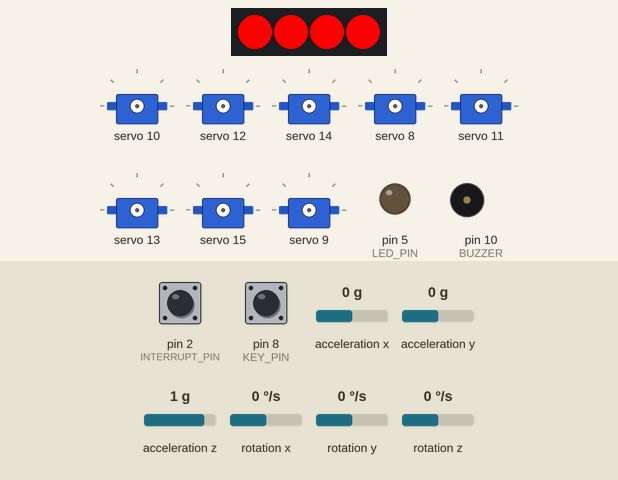
This sketch was run on a simulated Arduino Mega 2560, built with avr-gcc and run on an emulated ATmega2560. On the bench: 4 RGB LEDs in strip order, left to right, 8 × servo, output pins drawn as LEDs (lit = HIGH), buzzer (waves = sounding). The inputs (shaded band) are chosen by the test bench; at power-on: rotation z 0 °/s, pin 8 (KEY_PIN) HIGH, acceleration x 0 g, acceleration y 0 g, pin 2 (INTERRUPT_PIN) LOW, acceleration z 1 g, rotation x 0 °/s, rotation y 0 °/s. The strip is taken to match the declared colour order; the sensor or clock chip raises its interrupt line as the real part does.

Above: at 4.8 s.
4.9 s: rotation z set to -2 °/s
At 6.59 s:
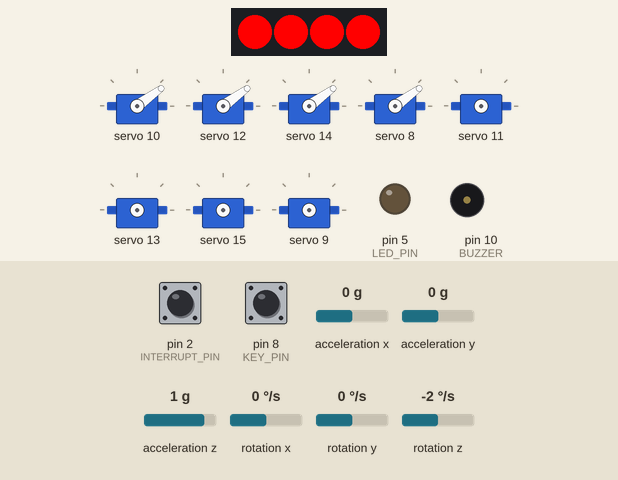
7.9 s: pin 8 (KEY_PIN) pulled LOW for 0.15 s
At 8.71 s:
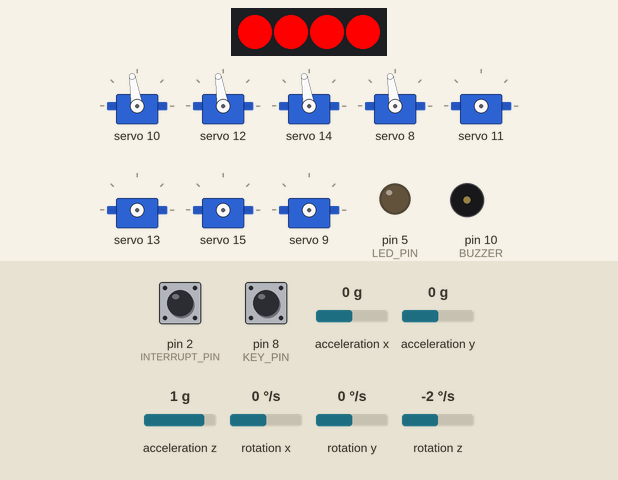
10.9 s: rotation z set to -192 °/s
At 13.2 s:
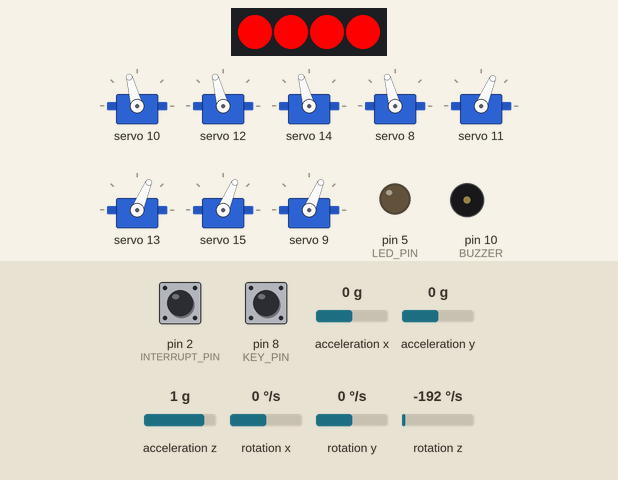
13.9 s: acceleration x set to -1.4 g
16.9 s: acceleration y set to -1.4 g
At 18.7 s:
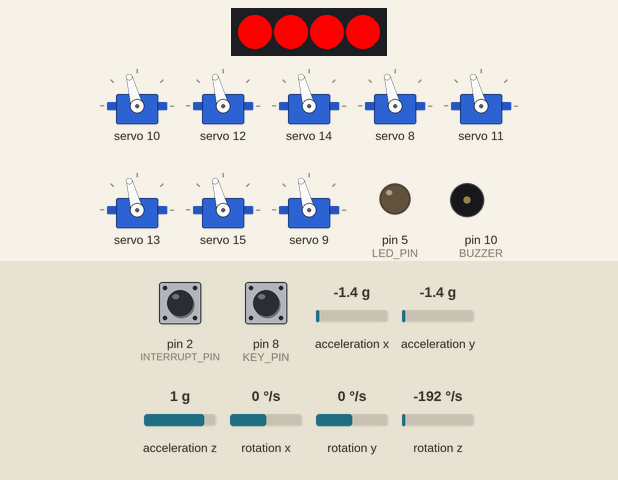
19.9 s: pin 8 (KEY_PIN) pulled LOW for 1 s
At 24.2 s:
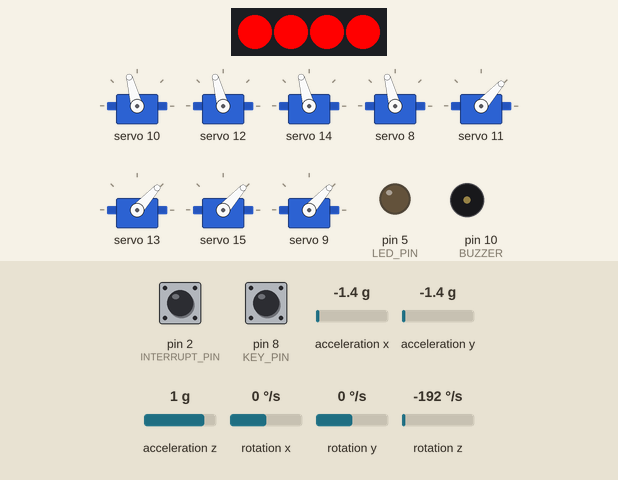
Timing chart, 0 to 27.0 s (numbered marks = the images above; inputs shaded):
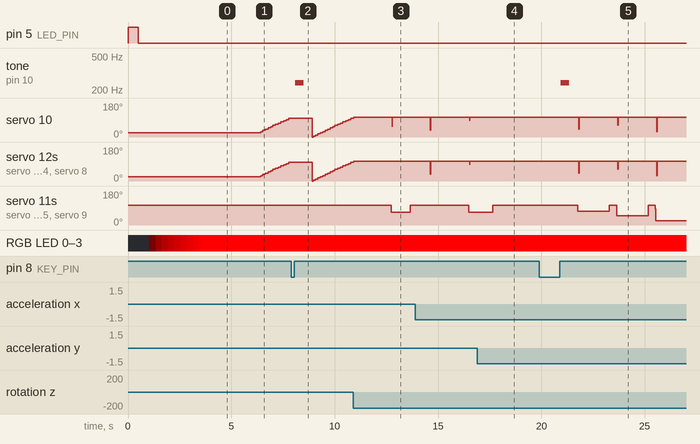

The sketch:

Stabilize.ino
```cpp
// (licence header left out)
//Import library file
#include <Adafruit_NeoPixel.h>
#include <Adafruit_PWMServoDriver.h>
#include <Arduino.h>
#include <I2Cdev.h>
#include <MPU6050_6Axis_MotionApps_V6_12.h>

#if I2CDEV_IMPLEMENTATION == I2CDEV_ARDUINO_WIRE
#include "Wire.h"
#endif

#define ENABLE_DEBUG1

#define KEY_PIN 8		//Define button pins
#define INTERRUPT_PIN 2 //Define MPU6050 pins
#define LED_PIN 5
#define RGB_PIN 9		//Define RGB pins
#define MAX_LED 4		//Car with 4 RGB lights
#define BUZZER 10		//Define buzzer pins

//MPU6050、pca9685、RGB
MPU6050 mpu = MPU6050(0x68);
Adafruit_PWMServoDriver pwm = Adafruit_PWMServoDriver(0x40);
Adafruit_NeoPixel strip = Adafruit_NeoPixel(MAX_LED, RGB_PIN, NEO_RGB + NEO_KHZ800);

// MPU CarSpeedControl/status vars
bool dmpReady = false;  // set true if DMP init was successful
uint8_t mpuIntStatus;   // holds actual interrupt status byte from MPU
uint8_t devStatus;		// return status after each device operation (0 = success, !0 = error)
uint16_t packetSize;	// expected DMP packet size (default is 42 bytes)
uint16_t fifoCount;		// count of all bytes currently in FIFO
uint8_t fifoBuffer[64]; // FIFO storage buffer

// orientation/motion vars
Quaternion q;		 // [w, x, y, z]         quaternion container
VectorInt16 aa;		 // [x, y, z]            accel sensor measurements
VectorInt16 gy;		 // [x, y, z]            gyro sensor measurements
VectorInt16 aaReal;  // [x, y, z]            gravity-free accel sensor measurements
VectorInt16 aaWorld; // [x, y, z]            world-frame accel sensor measurements
VectorFloat gravity; // [x, y, z]            gravity vector
float euler[3];		 // [psi, theta, phi]    Euler angle container
float ypr[3];		 // [yaw, pitch, roll]   yaw/pitch/roll container and gravity vector

volatile bool mpuInterrupt = false; // indicates whether MPU interrupt pin has gone high
void dmpDataReady()
{
	mpuInterrupt = true;
}

const char wheel[4][2] = {{10, 11}, {13, 12}, {15, 14}, {8, 9}};
float wheel_speed[4];
int CarSpeedControl = 40;

int carDir = 0; //Car self-stabilizing adjustment flag, 0 is adjustment (stop), 1 is non-adjustment (remote control)

/*====================================================================================================
PID Function
The PID (Proportional, integral, differential) function is used in mainly
CarSpeedControl applications. PIDCalc performs one iteration of the PID
algorithm.
While the PID function works, main is just a dummy program showing
a typical usage.
=====================================================================================================*/
typedef struct
{
	float SetPoint;   //Desired value
	float Proportion; //Proportional Const
	float Integral;   //Integral Const
	float Derivative; //Derivative Const
	float LastError;  // Error[-1]
	float PrevError;  // Error[-2]
	float SumError;   // Sums of Errors
} PID;

float PIDCal_Stabilize(PID pid, float nowValue);

/*====================================================================================================/
PID Calculation section
=====================================================================================================*/
PID alpha_PID = {0, 5, 0, 0.1, 0, 0, 0};
float alpha_Work = 0;

/**
* Function       mpu6050_getdata
* @author        chengengyue
* @date          2019.10.08
* @brief         Read Mpu6050 Data
* @param[in1]	   void
* @param[out]    void
* @par History   no
*/
void mpu6050_getdata()
{
	// if programming failed, turn off LED8 and don't try to do anything
	if (!dmpReady)
	{
		digitalWrite(LED_PIN, HIGH); // turn off LED9
		return;
	}

	// reset interrupt flag and get INT_STATUS byte
	mpuInterrupt = false;
	mpuIntStatus = mpu.getIntStatus();

	// get current FIFO count
	fifoCount = mpu.getFIFOCount();

	// check for overflow (this should never happen unless our code is too inefficient)
	if ((mpuIntStatus & _BV(MPU6050_INTERRUPT_FIFO_OFLOW_BIT)) || fifoCount >= 1024)
	{
		// reset so we can continue cleanly
		mpu.resetFIFO();
		fifoCount = mpu.getFIFOCount();
		// Serial.println(F("FIFO overflow!"));

		// otherwise, check for DMP data ready interrupt (this should happen frequently)
	}
	else if (mpuIntStatus & _BV(MPU6050_INTERRUPT_DMP_INT_BIT))
	{
		// wait for correct available data length, should be a VERY short wait
		while (fifoCount < packetSize)
			fifoCount = mpu.getFIFOCount();

		// read a packet from FIFO
		mpu.getFIFOBytes(fifoBuffer, packetSize);

		// track FIFO count here in case there is > 1 packet available
		// (this lets us immediately read more without waiting for an interrupt)
		// fifoCount -= packetSize;

		// display Euler angles in degrees
		mpu.dmpGetQuaternion(&q, fifoBuffer);
		mpu.dmpGetGravity(&gravity, &q);
		mpu.dmpGetYawPitchRoll(ypr, &q, &gravity);
		mpu.dmpGetAccel(&aa, fifoBuffer);

#ifdef ENABLE_DEBUG
		Serial.print(ypr[0] * 180 / M_PI);
		Serial.println("");
#endif

		digitalWrite(LED_PIN, LOW); //turn on LED9
	}
}

/**
* Function       initMPU6050
* @author        chengengyue
* @date          2019.10.08
* @brief         MPU6050
* @param[in1]	   void
* @param[out]    void
* @par History   no
*/
void initMPU6050()
{
	mpu.initialize();

	// verify connection
	bool mpu_state = mpu.testConnection();

#ifdef ENABLE_DEBUG
	Serial.println(F("Testing device connections..."));
	Serial.println(mpu_state ? F("MPU6050 connection successful") : F("MPU6050 connection failed"));

	// load and configure the DMP
	Serial.println(F("Initializing DMP..."));
#endif
	devStatus = mpu.dmpInitialize();

	// supply your own gyro offsets here, scaled for min sensitivity
	mpu.setXGyroOffset(51);
	mpu.setYGyroOffset(8);
	mpu.setZGyroOffset(21);
	mpu.setXAccelOffset(1150);
	mpu.setYAccelOffset(-50);
	mpu.setZAccelOffset(1060);

	// make sure it worked (returns 0 if so)
	if (devStatus == 0)
	{
		// Calibration Time: generate offsets and calibrate our MPU6050
		mpu.CalibrateAccel(6);
		mpu.CalibrateGyro(6);

#ifdef ENABLE_DEBUG
		Serial.println();
		mpu.PrintActiveOffsets();
		// turn on the DMP, now that it's ready
		Serial.println(F("Enabling DMP..."));
#endif

		// enable Arduino interrupt detection
		mpu.setDMPEnabled(true);

#ifdef ENABLE_DEBUG
		Serial.print(F("Enabling interrupt detection (Arduino external interrupt "));
		Serial.print(digitalPinToInterrupt(INTERRUPT_PIN));
		Serial.println(F(")..."));
#endif

		attachInterrupt(digitalPinToInterrupt(INTERRUPT_PIN), dmpDataReady, RISING);
		mpuIntStatus = mpu.getIntStatus();

#ifdef ENABLE_DEBUG
		// set our DMP Ready flag so the main loop() function knows it's okay to use it
		Serial.println(F("DMP ready! Waiting for first interrupt..."));
#endif

		dmpReady = true;

		// get expected DMP packet size for later comparison
		packetSize = mpu.dmpGetFIFOPacketSize();
		digitalWrite(LED_PIN, LOW); //Initialization completed, turn on LED D9 indicator
	}
	else
	{

#ifdef ENABLE_DEBUG
		// ERROR!
		// 1 = initial memory load failed
		// 2 = DMP configuration updates failed
		// (if it's going to break, usually the code will be 1)
		Serial.print(F("DMP Initialization failed (code "));
		Serial.print(devStatus);
		Serial.println(F(")"));
#endif

		digitalWrite(LED_PIN, HIGH); //Initialization failed, turn off the LED D9 indicator
	}
}

/**
* Function       brake
* @author        chengengyue
* @date          2019.10.08
* @brief         car stop
* @param[in]     void
* @param[out]    void
* @retval        void
* @par History   no
*/
void brake()
{
	pwm.setPWM(8, 0, 0);
	pwm.setPWM(9, 0, 0);
	pwm.setPWM(11, 0, 0);
	pwm.setPWM(10, 0, 0);

	pwm.setPWM(12, 0, 0);
	pwm.setPWM(13, 0, 0);
	pwm.setPWM(14, 0, 0);
	pwm.setPWM(15, 0, 0);
}

/**
* Function       clearRGB
* @author        chengengyue
* @date          2019.10.08
* @brief         set onboard RGB off
* @param[in1]    void
* @param[out]    void
* @retval        void
* @par History   no
*/
void clearRGB()
{
	uint32_t color = strip.Color(0, 0, 0);
	for (uint8_t i = 0; i < MAX_LED; i++)
	{
		strip.setPixelColor(i, color);
	}
	strip.show();
}

/*
* Function       boot_animation
* @author        chengengyue
* @date          2019.10.08
* @brief         The green light is gradually lit
* @param[in]     void
* @param[out]    void
* @retval        void
* @par History   no
*/
void boot_animation()
{
	uint32_t color = strip.Color(0, 0, 0);
	for (int a = 0; a < 256; a += 2)
	{
		color = strip.Color(a, 0, 0);
		for (uint8_t i = 0; i < 4; i++)
		{
			strip.setPixelColor(i, color);
		}
		strip.show();
		delay(20);
	}
}

/**
* Function       keyscan
* @author        chengengyue
* @date          2019.12.03
* @brief         keyscan
* @param[in1]    void
* @retval        void
* @par History   no
*/
void keyscan()
{
	int val;
	val = digitalRead(KEY_PIN);
	if (val == LOW)
	{
		delay(10);
		val = digitalRead(KEY_PIN);
		while (val == LOW)
		{
			val = digitalRead(KEY_PIN);
			if (val == HIGH)
			{
				whistle();
				alpha_PID.SetPoint = ypr[0];
				return;
			}
		}
	}
}

/*
* Function       whistle
* @author        chengengyue
* @date          2019.10.08
* @brief         whistle
* @param[in]     void
* @param[out]    void
* @retval        void
* @par History   no
*/
void whistle()
{
	for (int i = 0; i < 100; i++)
	{
		digitalWrite(BUZZER, HIGH); //sound
		delay(3);
		digitalWrite(BUZZER, LOW);  //no sound
		delay(1);
	}
}

/**
* Function       carRun
* @author        chengengyue
* @date          2019.10.08
* @brief         Enter four motor speed values to control trolley operation
* @param[in1]	   speed_L1 （-160~160）
* @param[in2]	   speed_R1 （-160~160）
* @param[in3]	   speed_L2 （-160~160）
* @param[in4]	   speed_R2 （-160~160）
* @param[out]    void
* @par History   no
*/
void carRun(int speed_L1, int speed_R1, int speed_L2, int speed_R2)
{
	speed_L1 = map(speed_L1, -160, 160, -2560, 2560); //map 160 to 2560
	speed_R1 = map(speed_R1, -160, 160, -2560, 2560);
	speed_L2 = map(speed_L2, -160, 160, -2560, 2560);
	speed_R2 = map(speed_R2, -160, 160, -2560, 2560);

	int speed_wheel[4] = {speed_R1, speed_L1, speed_L2, speed_R2};

	for (int i = 0; i < 4; i++)
	{
		if (speed_wheel[i] >= 0)
		{
			pwm.setPWM(wheel[i][0], 0, speed_wheel[i]);
			pwm.setPWM(wheel[i][1], 0, 0);
		}
		else
		{
			pwm.setPWM(wheel[i][0], 0, 0);
			pwm.setPWM(wheel[i][1], 0, -speed_wheel[i]);
		}
	}
}

/**
* Function       Radians_To_Degrees
* @author        chengengyue
* @date          2019.12.03
* @brief         Radian-> Angle Degree
* @param[in]     a
* @param[out]    void
* @retval        void
* @par History   no
*/
float Radians_To_Degrees(float a)
{
	return (a * 180 / M_PI); //angle
}

/**
* Function       PIDCal_Stabilize
* @author        chengengyue
* @date          2019.12.03
* @brief         PIDCal_Stabilize
* @param[in1]    pid
* @param[in2]    nowValue
* @param[out]    void
* @retval        void
* @par History   no
*/
float PIDCal_Stabilize(PID pid, float nowValue)
{
	float dError, Error;
	Error = pid.SetPoint - nowValue; //Deviation
  //The following is a special case: the initial angle of the gyroscope is zero, it turns to the left as a negative value, and it turns to the right as a positive value, which coincides at 180 degrees and -180 degrees
  //If the following treatments are not added, it will cause the car to stop by 180 degrees. If the car is touched manually, the car will always rotate without stopping.
	if (pid.SetPoint < -(M_PI * 5/6) || pid.SetPoint > (M_PI * 5/6))
	{
		if (pid.SetPoint < 0) // -180 < X < -150
		{
			if ((M_PI + pid.SetPoint) < nowValue || pid.SetPoint > nowValue) //Clockwise
			{
				if (nowValue < 0) // -180 < Y < X
				{
					Error = 2 * M_PI + pid.SetPoint + nowValue;
				}
				else // Y > pi-X
				{
					Error = 2 * M_PI + pid.SetPoint - nowValue;
				}
			}
			else if ((M_PI + pid.SetPoint) > nowValue && pid.SetPoint < nowValue) //Counterclockwise
			{
				Error = pid.SetPoint - nowValue;
			}
		}
		else // 150 < X < 180
		{
			if (nowValue < (-M_PI + pid.SetPoint) || pid.SetPoint < nowValue) //Counterclockwise
			{
				if (pid.SetPoint < nowValue)
				{
					Error = -(nowValue - pid.SetPoint);
				}
				else if (abs(pid.SetPoint) > abs(nowValue))
				{
					Error = -(2 * M_PI - pid.SetPoint + nowValue);
				}
				else
				{
					Error = -(pid.SetPoint + nowValue);
				}
			}
			else if ((-M_PI + pid.SetPoint) < nowValue && pid.SetPoint > nowValue) //Clockwise
			{
				Error = pid.SetPoint - nowValue;
			}
		}
	}
	else
	{
		Error = pid.SetPoint - nowValue;		//Deviation
	}

	pid.SumError += Error;					//Integral
	dError = pid.LastError - pid.PrevError; //Current differential
	pid.PrevError = pid.LastError;
	pid.LastError = Error;

	double pid_value = pid.Proportion * Error
					   + pid.Integral * pid.SumError
					   + pid.Derivative * dError;

	if (pid_value > M_PI / 6)
		pid_value = M_PI / 6;
	if (pid_value < -M_PI / 6)
		pid_value = -M_PI / 6;
	return -pid_value;
}

/**
* Function       setup
* @author        chengengyue
* @date          2019.12.03
* @brief
* @param[in]     void
* @retval        void
* @par History  no
*/
void setup()
{
  pinMode(KEY_PIN, INPUT_PULLUP);
	pinMode(INTERRUPT_PIN, INPUT);
	pinMode(LED_PIN, OUTPUT);
	pinMode(BUZZER, OUTPUT);

	//Serial port baud rate setting
	Serial.begin(9600);

	//Close RGB light initialization
	strip.begin();
	strip.show();
	clearRGB();

	pwm.begin();
	pwm.setPWMFreq(60); // Analog servos run at ~60 Hz updates
	brake();

// join I2C bus (I2Cdev library doesn't do this automatically)
#if I2CDEV_IMPLEMENTATION == I2CDEV_ARDUINO_WIRE
	Wire.begin();
	Wire.setClock(400000); // 400kHz I2C clock. Comment this line if having compilation difficulties
#elif I2CDEV_IMPLEMENTATION == I2CDEV_BUILTIN_FASTWIRE
	Fastwire::setup(400, true);
#endif

	digitalWrite(LED_PIN, HIGH); //Turn off the gyroscope status indicator
	initMPU6050();				//MPU6050 Initialization

	delay(500);
	boot_animation();
}

/**
* Function       loop
* @author        chengengyue
* @date          2019.12.03
* @brief         main function
* @param[in]     void
* @retval        void
* @par History   no
*/
void loop()
{
	keyscan();
	mpu6050_getdata();
	// Serial.println(ypr[0] * 180 / M_PI);
	alpha_Work = PIDCal_Stabilize(alpha_PID, ypr[0]);

	int nowDegree = abs(Radians_To_Degrees(ypr[0]));
	int point = abs(Radians_To_Degrees(alpha_PID.SetPoint));
	int offset = abs(nowDegree - point);

	if (offset >= 3)
	{
		int speed_spin = 50 * sin(alpha_Work);
		carRun(-speed_spin, speed_spin, -speed_spin, speed_spin);
	}
	else
	{
		carRun(0, 0, 0, 0);
	}
}
```

Measured:
- the behaviour switches between -1 and -2 °/s on rotation z (found by bisection; images 0 and 1)
- after the input at 4.9 s, servo 10, servo 12, servo 14, servo 8: moves from 23° to 99° over 1.4 s, starting after 1.5 s
- after the input at 7.9 s, tone on pin 10 (BUZZER): silent → 243 Hz after 0.20 s, → silent 0.40 s later
- after the input at 10.9 s, servo 11, servo 13: 105° → 67° after 1.8 s, → 105° 0.93 s later; servo 15, servo 9: 105° → 67° after 1.8 s, → 105° 0.94 s later
- after the input at 16.9 s, servo 10, servo 12, servo 14, servo 8: stays 105° (without the input it goes to 10° after 1.5 s)
- after the input at 19.9 s, tone on pin 10 (BUZZER): silent → 243 Hz after 1.0 s, → silent 0.40 s later
